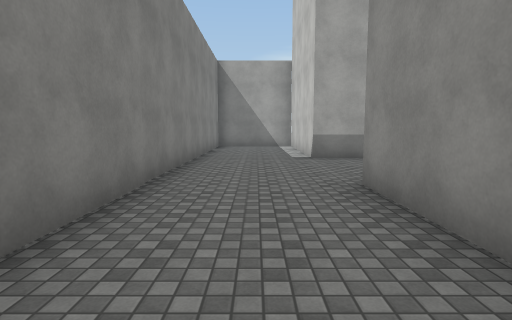
view 1 (above)

23 first-person views from a walk through a 3-D level made in the Unity game engine. The camera is 1.5 m above the floor, tilts 6° down and sees 80° across. The floor is counted in squares, 2 m on a side. Each view is taken from the middle of a square. On the plan, view 1 faces up. The plan holds only what a view shows up to about 10 squares ahead; the rest is blank. The place goes on beyond the plan. Surface patterns are stand-ins for the level's own textures.

view 2
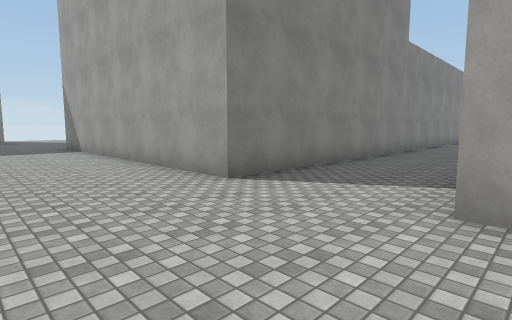

view 3
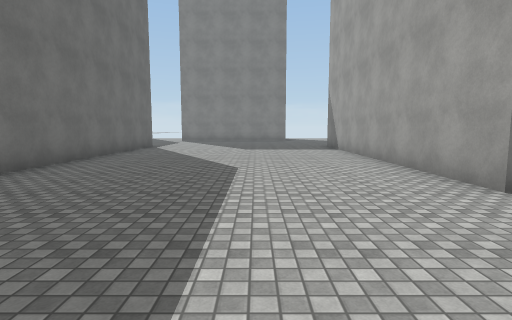

view 4
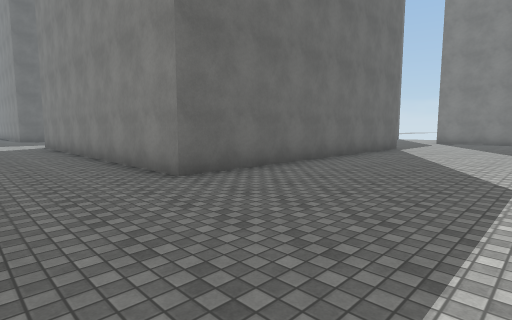

view 5
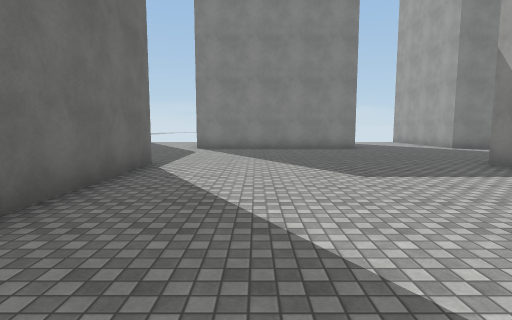

view 6
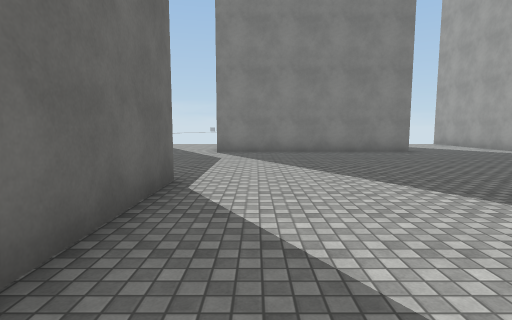

view 7
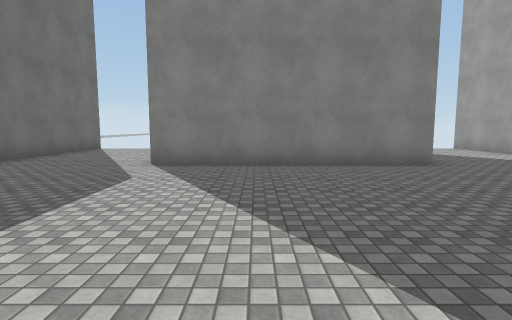

view 8
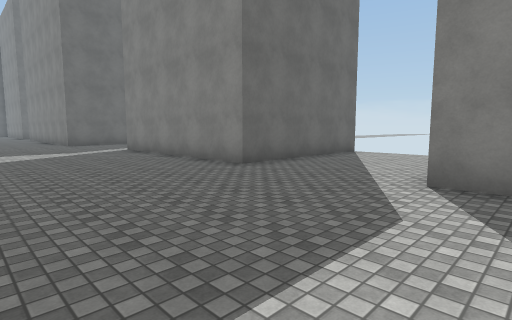

view 9
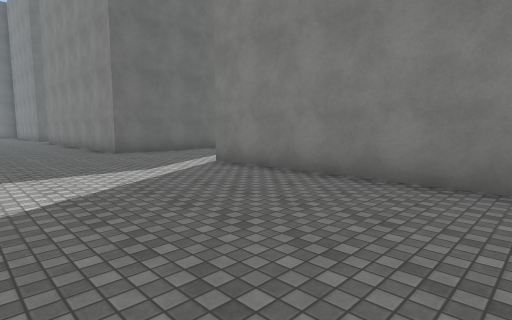

view 10
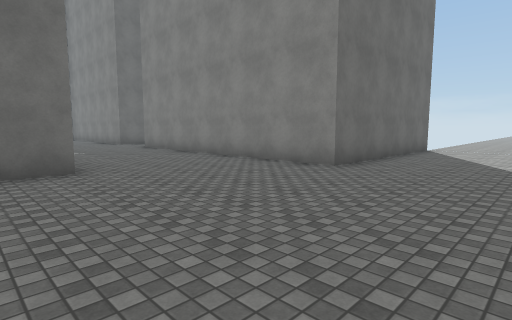

view 11
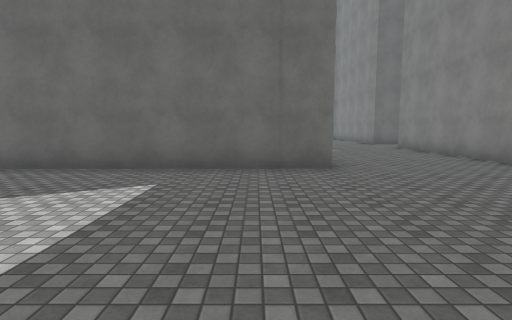

view 12
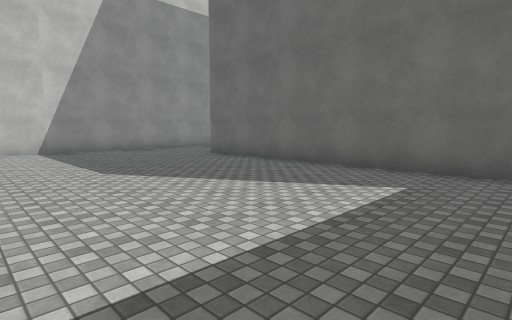

view 13
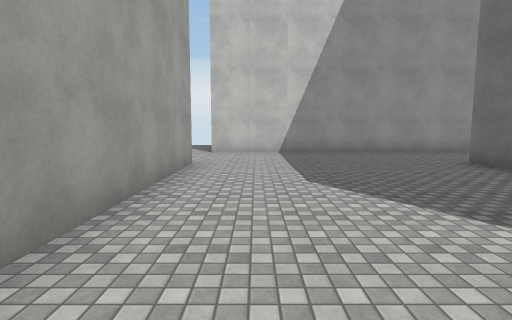

view 14
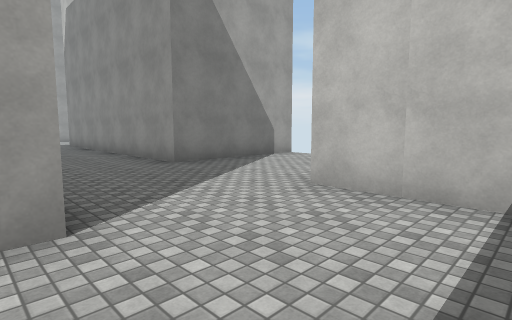

view 15
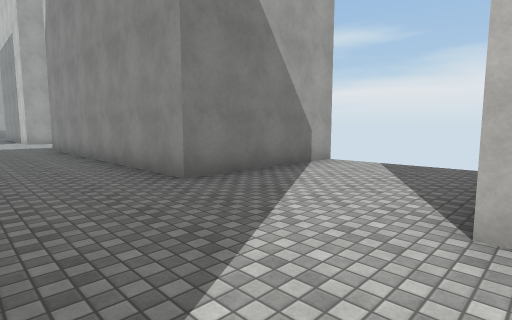

view 16
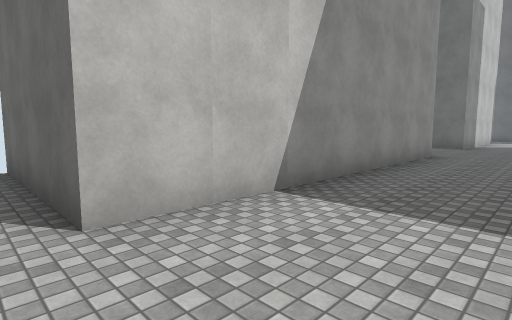

view 17
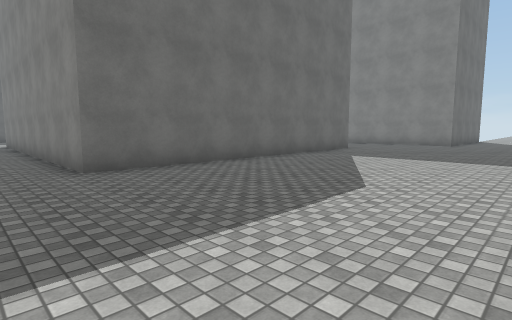

view 18
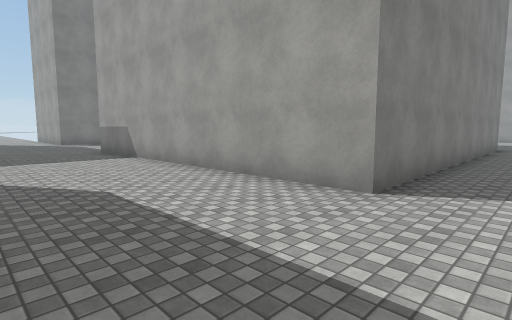

view 19
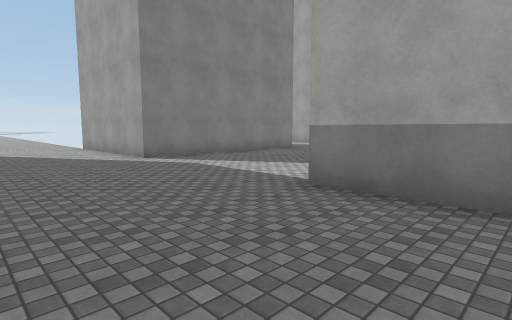

view 20
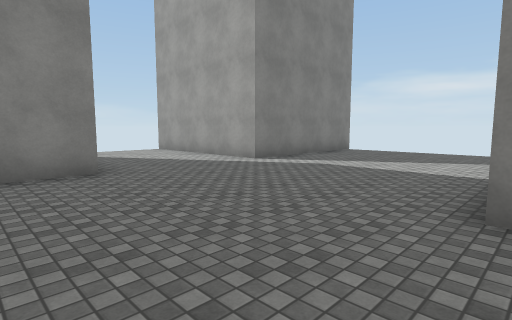

view 21
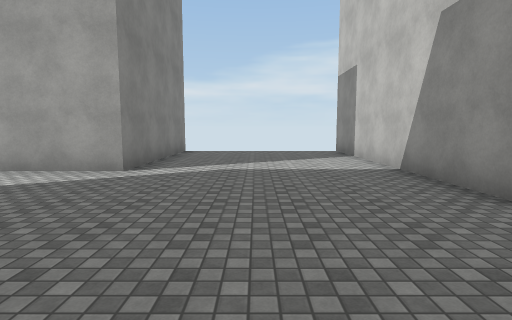

view 22
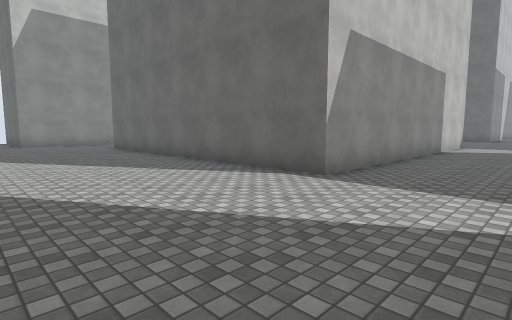

view 23
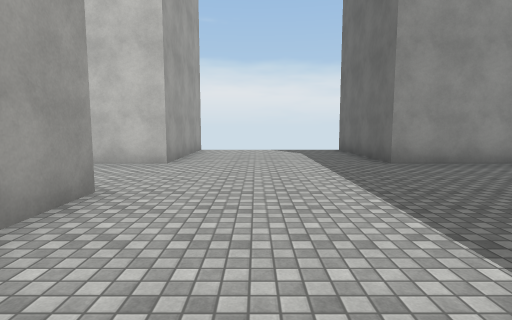

### Floor plan
Points are (right, up) in squares from view 1. A wall is a line through its corners. A room is listed if a view was taken in it or the views show most of it. See-through windows are left out.
Room 1 (views 1, 2, 3, 4, 5, 6, 7, 8, 9, 10, 11, 12, 13, 14, 15, 16, 17, 18, 19, 20, 21, 22, 23)
walls: (-10.4, -17.6) (-10.4, -10.2) (-1.5, -10.2) (-1.5, -19.6) (-10.4, -19.6); (-15.3, -4.2) (-15.3, -10.2); (-20.3, -13.7) (-15.3, -13.7) (-15.3, -19.6) (-18.9, -19.6); (5.1, -3.1) (1.4, -3.1) (1.4, -1.5); (5.6, -16.1) (1.4, -16.1) (1.4, -7.9) (5.1, -7.9); (1.4, 1.6) (1.4, 4.1); (-10.5, -25.6) (-1.5, -25.6) (-1.5, -30.5); (-15.3, 4) (-15.3, -0.7) (-19.1, -0.7); (-20.1, -23.2) (-14.4, -23.2) (-14.4, -30.1); (1.4, -28) (1.4, -19.6) (5.5, -19.6); (2.8, 7.6) (1.4, 7.6) (1.4, 9.9); (-1.5, 10) (-1.5, -3.1) (-10.4, -3.1) (-10.4, 4)

Where each view was taken, in squares from view 1:
view 1: 0 up, 0 right, facing up
view 2: 6 down, 2 right, facing up-left
view 3: 6 down, 2 right, facing left
view 4: 6 down, 1 right, facing down-left
view 5: 8 down, 4 left, facing left
view 6: 9 down, 6 left, facing left
view 7: 8 down, 9 left, facing left
view 8: 9 down, 11 left, facing down-left
view 9: 14 down, 11 left, facing down-left
view 10: 20 down, 9 left, facing down-left
view 11: 20 down, 9 left, facing down
view 12: 20 down, 9 left, facing down-right
view 13: 21 down, 8 left, facing right
view 14: 22 down, 2 left, facing up-right
view 15: 20 down, 1 left, facing up-right
view 16: 19 down, 1 left, facing down-right
view 17: 20 down, 0 right, facing down-left
view 18: 23 down, 0 right, facing up-left
view 19: 23 down, 8 left, facing up-left
view 20: 6 down, 10 left, facing up-left
view 21: 6 down, 13 left, facing up
view 22: 6 down, 13 left, facing down-right
view 23: 5 down, 5 left, facing right
